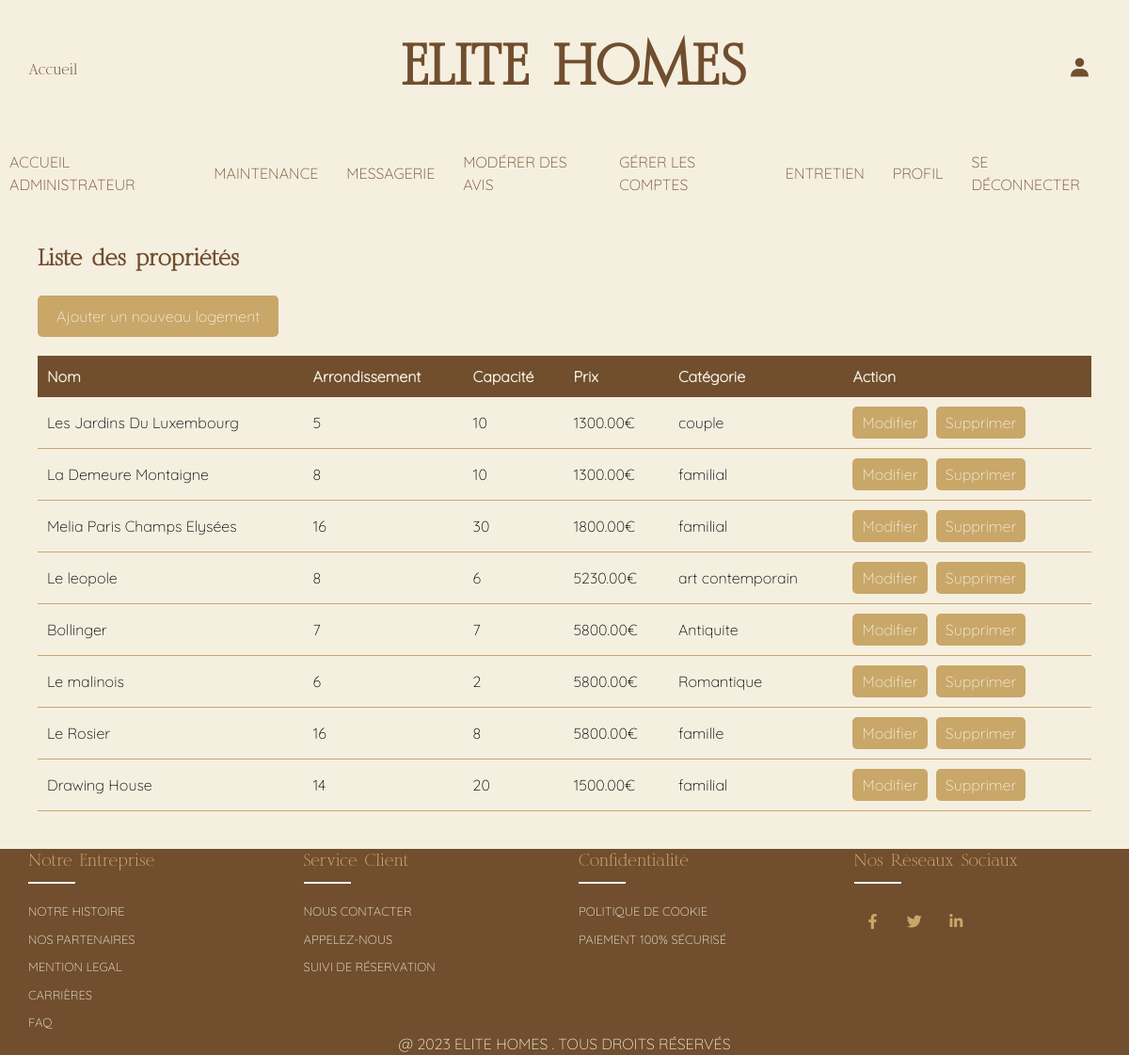
/Projet_Production_Site_Immobilier_Elitehomes/production_groupe_10/administrateur.php (signed in), run on the app's committed database.
### tables this page shows
CREATE TABLE IF NOT EXISTS `properties` (
  `id` int(11) NOT NULL AUTO_INCREMENT,
  `name` varchar(255) DEFAULT NULL,
  `position` varchar(255) DEFAULT NULL,
  `district` varchar(50) NOT NULL,
  `capacity` int(11) DEFAULT NULL,
  `includedServices` varchar(255) DEFAULT NULL,
  `price` decimal(10,2) DEFAULT NULL,
  `availability` varchar(255) DEFAULT NULL,
  `category` varchar(255) DEFAULT NULL,
  `caracteristique` varchar(255) DEFAULT NULL,
  `surface` decimal(10,2) DEFAULT NULL,
  PRIMARY KEY (`id`)
);

### Projet_Production_Site_Immobilier_Elitehomes/production_groupe_10/administrateur.php (the view, shortened to what this page needs)
<?php
    $nom_bdd = 'elitehomes';
    $admin = 'root';
    $mdp = '';
    try {
        $pdo = new PDO("mysql:host=localhost;dbname=$nom_bdd", $admin, $mdp);
        $pdo->setAttribute(PDO::ATTR_ERRMODE, PDO::ERRMODE_EXCEPTION);
    } catch (PDOException $e) {
        echo "Erreur : " . $e->getMessage();
        exit();
    }
    $sql = "SELECT * FROM properties";
    $requete = $pdo->prepare($sql);
    $requete->execute();
    $properties = $requete->fetchAll(PDO::FETCH_ASSOC);
?>
<!DOCTYPE html>
<html>
<head>
     <link rel="stylesheet" href="./css/header.css">
    <link rel="stylesheet" href="./css/footer.css">
     <link rel="stylesheet" href="./css/administrateur.css">
     <link rel="stylesheet" href="./css/style.css">
</head>
<body>
 <?php include 'header.php'; ?>
<section>
    <h1>Liste des propriétés</h1>
    <table>
        <tr>
            <th>Nom</th>
            <th>Arrondissement</th>
            <th>Capacité</th>
            <th>Prix</th>
            <th>Catégorie</th>
            <th>Action</th>
        </tr>
        <?php foreach ($properties as $property) : ?>
            <tr>
                <td><?php echo $property['name']; ?></td>
                <td><?php echo $property['district']; ?></td>
                <td><?php echo $property['capacity']; ?></td>
                <td><?php echo $property['price']; ?>€</td>
                <td><?php echo $property['category']; ?></td>
                <td>
                    <a href="modification_logement.php?property_id=<?php echo $property['id']; ?>">Modifier</a>
                    <a href="supression_logement.php?property_id=<?php echo $property['id']; ?>">Supprimer</a>
                </td>
            </tr>
        <?php endforeach; ?>
        <a href="ajouter_un_logement.php" class="button">Ajouter un nouveau logement</a>
    </table>
        </section>
   <?php include 'footer.php'; ?>
</body>
</html>

### Projet_Production_Site_Immobilier_Elitehomes/production_groupe_10/css/header.css (style rules this page uses)
* { padding:0; margin: 0; box-sizing: border-box; }

### Projet_Production_Site_Immobilier_Elitehomes/production_groupe_10/css/footer.css (style rules this page uses)
body { line-height: 1.5; }
* { margin:0; padding:0; box-sizing: border-box; }

### Projet_Production_Site_Immobilier_Elitehomes/production_groupe_10/css/administrateur.css (style rules this page uses)
section { background-color: var(--blanc-casse); padding: 40px; }
h1 { font-family:'title'; color: var(--marron-fonce); }
table { width: 100%; border-collapse: collapse; margin-top: 20px; }
th { font-family:'container'; background-color: var(--marron-fonce); color: var(--blanc-casse); padding: 10px; text-align: left; }
td { font-family:'container'; padding: 10px; border-bottom: 1px solid var(--sable); }
td a { display: inline-block; padding: 5px 10px; background-color: var(--sable); color: var(--blanc-casse); text-decoration: none; border-radius: 5px; margin-right: 5px; font-family:'container'; }
a.button { display: inline-block; padding: 10px 20px; background-color: var(--sable); color: var(--blanc-casse); text-decoration: none; border-radius: 5px; margin-top: 20px; font-family: 'container'; }

### Projet_Production_Site_Immobilier_Elitehomes/production_groupe_10/css/style.css (style rules this page uses)
:root { --noir: #000000; --marron-fonce: #704E2E; --sable: #C9A769; --blanc-casse: #F5EFE0; --blanc: #FFFFFF; }

### data on the page
properties: name "Les Jardins Du Luxembourg", district "5", capacity "10", price "1300.00", category "couple"
properties: name "La Demeure Montaigne", district "8", capacity "10", price "1300.00", category "familial"
properties: name "Melia Paris Champs Elysées", district "16", capacity "30", price "1800.00", category "familial"
properties: name "Le leopole", district "8", capacity "6", price "5230.00", category "art contemporain"
properties: name "Bollinger", district "7", capacity "7", price "5800.00", category "Antiquite"
properties: name "Le malinois", district "6", capacity "2", price "5800.00", category "Romantique"
properties: name "Le Rosier", district "16", capacity "8", price "5800.00", category "famille"
properties: name "Drawing House", district "14", capacity "20", price "1500.00", category "familial"
